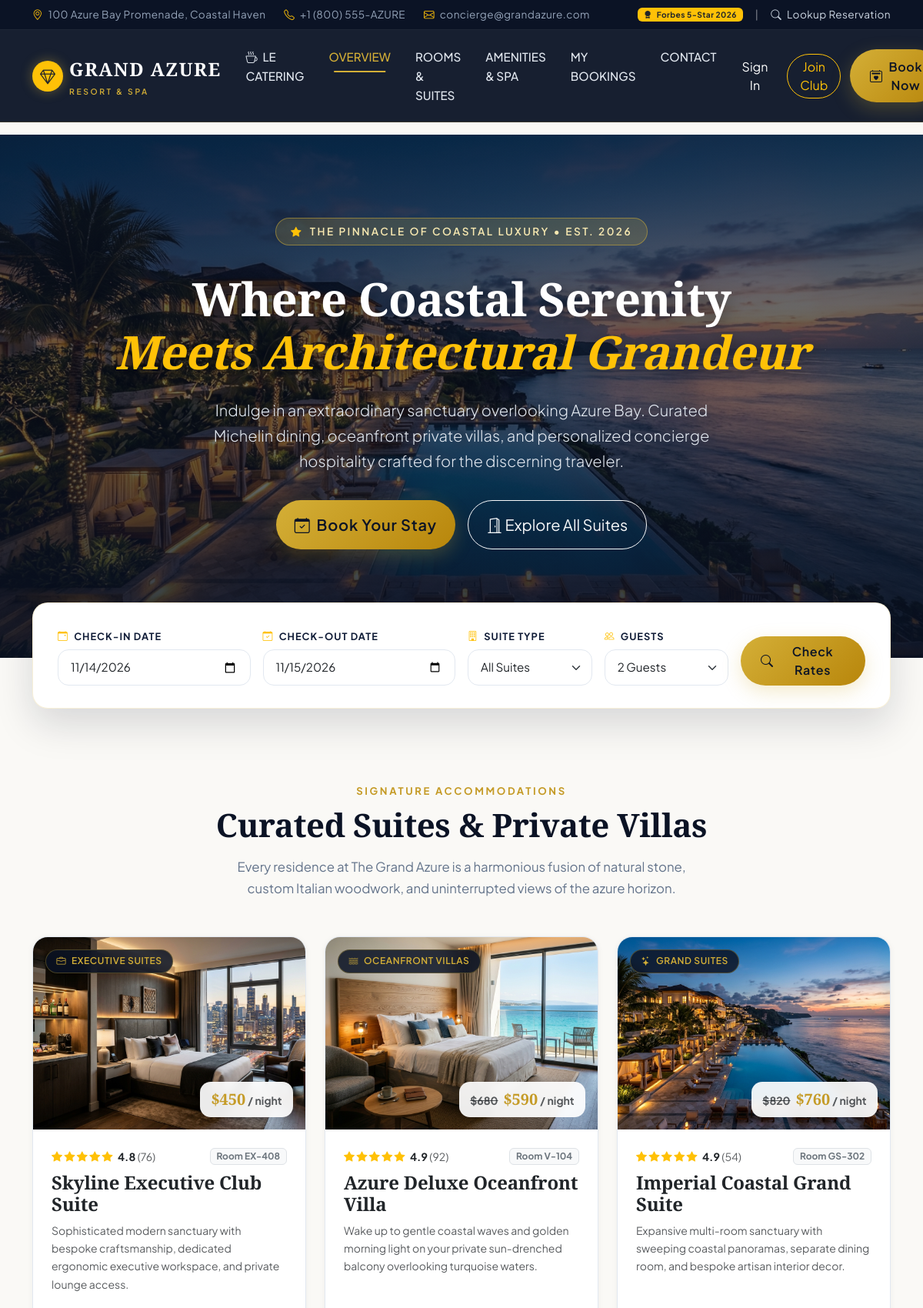
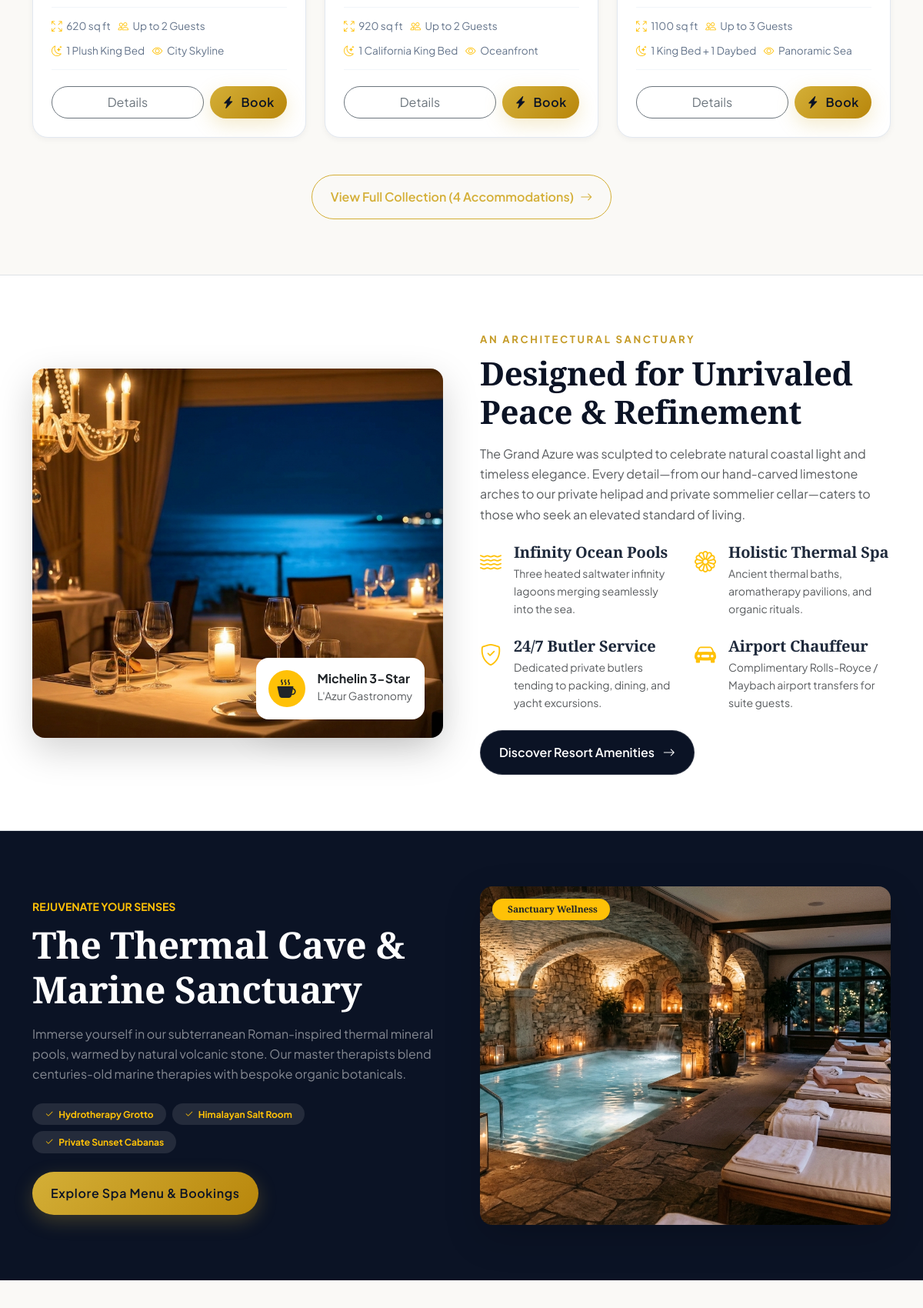
/resort/ (upper part), run on the app's committed database (2 pictures, top to bottom).
### hotel_app/models.py (models this page shows, shortened)
class Room(models.Model):
    VIEW_CHOICES = [
        ('Oceanfront', 'Direct Oceanfront'),
        ('Panoramic Sea', 'Panoramic Sea View'),
        ('City Skyline', 'Metropolitan City Skyline'),
        ('Tropical Garden', 'Lush Tropical Garden'),
    ]
    title = models.CharField(max_length=200)
    slug = models.SlugField(unique=True)
    category = models.ForeignKey(Category, on_delete=models.CASCADE, related_name='rooms')
    room_number = models.CharField(max_length=20, unique=True)
    price_per_night = models.DecimalField(max_digits=10, decimal_places=2)
    discount_price = models.DecimalField(max_digits=10, decimal_places=2, null=True, blank=True)
    capacity = models.PositiveIntegerField(default=2)
    beds = models.CharField(max_length=100, default='1 California King Bed')
    size_sqft = models.PositiveIntegerField(default=650)
    view_type = models.CharField(max_length=50, choices=VIEW_CHOICES, default='Oceanfront')
    image_name = models.CharField(
        max_length=255,
        default='hotel_app/images/room_deluxe.jpg',
        help_text="Relative static image path"
    )
    short_description = models.CharField(max_length=300)
    description = models.TextField()
    amenities = models.TextField(
        help_text="Comma-separated amenities (e.g. Infinity Balcony, Butler Service, Marble Bathroom, Free High-Speed WiFi, Nespresso Machine, 65' OLED TV, Luxury Bathrobes)"
    )
    is_featured = models.BooleanField(default=False)
    is_available = models.BooleanField(default=True)
    rating = models.DecimalField(max_digits=3, decimal_places=1, default=4.9)
    reviews_count = models.PositiveIntegerField(default=48)
    created_at = models.DateTimeField(auto_now_add=True)
    class Meta:
        ordering = ['price_per_night']

class Category(models.Model):
    name = models.CharField(max_length=100)
    slug = models.SlugField(unique=True)
    icon = models.CharField(max_length=50, default='bi-door-closed', help_text="Bootstrap icon class")
    description = models.TextField(blank=True)
    class Meta:
        verbose_name_plural = "Categories"
        ordering = ['name']

### hotel_app/views.py (the view)
# urls.py: path('resort/', views.home_view, name='home'),
def home_view(request):
    featured_rooms = Room.objects.filter(is_available=True, is_featured=True)[:3]
    all_rooms = Room.objects.filter(is_available=True)
    categories = Category.objects.all()
    reviews = Review.objects.all()[:4]
    check_in = request.GET.get('check_in', '')
    check_out = request.GET.get('check_out', '')
    category_slug = request.GET.get('category', '')
    guests = request.GET.get('guests', '')
    if check_in or category_slug or guests:
        query_params = request.GET.urlencode()
        return redirect(f"/rooms/?{query_params}")
    context = {
        'featured_rooms': featured_rooms,
        'all_rooms': all_rooms,
        'categories': categories,
        'reviews': reviews,
        'today': date.today().isoformat(),
    }
    return render(request, 'hotel_app/home.html', context)

### hotel_app/templates/hotel_app/home.html (shortened to what this page needs)
{% extends 'hotel_app/base.html' %}
{% load static %}
{% block extra_css %}
<link rel="stylesheet" href="{% static 'hotel_app/css/home.css' %}">
{% endblock %}
{% block content %}
<section class="hero-section" style="background-image: url('{% static 'hotel_app/images/hero_resort.jpg' %}');">
  <div class="hero-overlay"></div>
  <div class="container hero-content text-center">
    <div class="animate-fade-in">
      <span class="hero-tag mb-3">
        <i class="bi bi-star-fill text-warning me-1"></i> The Pinnacle of Coastal Luxury &bull; Est. 2026
      </span>
      <h1 class="hero-title text-white">
        Where Coastal Serenity<br>
        <span class="text-warning fst-italic">Meets Architectural Grandeur</span>
      </h1>
      <p class="hero-subtitle">
        Indulge in an extraordinary sanctuary overlooking Azure Bay. Curated Michelin dining, oceanfront private villas, and personalized concierge hospitality crafted for the discerning traveler.
      </p>
      <div class="d-flex flex-wrap justify-content-center gap-3">
        <a href="#quick-booking" class="btn btn-gold btn-lg px-4 py-3">
          <i class="bi bi-calendar-check"></i> Book Your Stay
        </a>
        <a href="{% url 'rooms' %}" class="btn btn-outline-light btn-lg px-4 py-3 rounded-pill">
          <i class="bi bi-door-open"></i> Explore All Suites
        </a>
      </div>
    </div>
  </div>
</section>
<div class="container" id="quick-booking">
  <div class="booking-search-card">
    <form method="GET" action="{% url 'rooms' %}" class="row g-3 align-items-end">
      <div class="col-lg-3 col-md-6">
        <label for="search_check_in" class="form-label">
          <i class="bi bi-calendar-event text-warning me-1"></i> Check-In Date
        </label>
        <input type="date" class="form-control" id="search_check_in" name="check_in" value="{{ today }}">
      </div>
      <div class="col-lg-3 col-md-6">
        <label for="search_check_out" class="form-label">
          <i class="bi bi-calendar-check text-warning me-1"></i> Check-Out Date
        </label>
        <input type="date" class="form-control" id="search_check_out" name="check_out">
      </div>
      <div class="col-lg-2 col-md-4">
        <label for="search_category" class="form-label">
          <i class="bi bi-building text-warning me-1"></i> Suite Type
        </label>
        <select class="form-select" id="search_category" name="category">
          <option value="all">All Suites</option>
        </select>
      </div>
      <div class="col-lg-2 col-md-4">
        <label for="search_guests" class="form-label">
          <i class="bi bi-people text-warning me-1"></i> Guests
        </label>
        <select class="form-select" id="search_guests" name="capacity">
          <option value="2" selected>2 Guests</option>
        </select>
      </div>
      <div class="col-lg-2 col-md-4">
        <button type="submit" class="btn btn-gold w-100 py-2 justify-content-center">
          <i class="bi bi-search"></i> Check Rates
        </button>
      </div>
    </form>
  </div>
</div>
<section class="py-5 mt-4">
  <div class="container py-4">
    <div class="text-center mb-5">
      <span class="section-tag">Signature Accommodations</span>
      <h2 class="section-title">Curated Suites &amp; Private Villas</h2>
      <p class="section-subtitle">
        Every residence at The Grand Azure is a harmonious fusion of natural stone, custom Italian woodwork, and uninterrupted views of the azure horizon.
      </p>
    </div>
    <div class="row g-4">
      {% for room in featured_rooms %}
        <div class="col-lg-4 col-md-6">
          <div class="room-card">
            <div class="room-card-img-wrapper">
              <img src="{% static room.image_name %}" alt="{{ room.title }}" class="room-card-img">
              <span class="room-badge">
                <i class="bi {{ room.category.icon }} me-1"></i> {{ room.category.name }}
              </span>
              <div class="room-price-tag">
                {% if room.discount_price %}
                  <span class="text-muted text-decoration-line-through small me-1">${{ room.price_per_night|floatformat:0 }}</span>
                  <span class="room-price-val">${{ room.discount_price|floatformat:0 }}</span>
                {% else %}
                  <span class="room-price-val">${{ room.price_per_night|floatformat:0 }}</span>
                {% endif %}
                <span class="text-muted small">/ night</span>
              </div>
            </div>
            <div class="p-4 d-flex flex-column flex-grow-1">
              <div class="d-flex justify-content-between align-items-center mb-2">
                <div class="text-warning small">
                  <i class="bi bi-star-fill"></i>
                  <i class="bi bi-star-fill"></i>
                  <i class="bi bi-star-fill"></i>
                  <i class="bi bi-star-fill"></i>
                  <i class="bi bi-star-fill"></i>
                  <span class="text-dark fw-bold ms-1">{{ room.rating }}</span>
                  <span class="text-muted">({{ room.reviews_count }})</span>
                </div>
                <span class="badge bg-light text-secondary border">Room {{ room.room_number }}</span>
              </div>
              <h3 class="font-serif fs-4 fw-bold mb-2">
                <a href="{% url 'room_detail' room.slug %}" class="text-dark text-decoration-none hover-gold">{{ room.title }}</a>
              </h3>
              <p class="text-muted small mb-3 flex-grow-1">
                {{ room.short_description|truncatewords:20 }}
              </p>
              <div class="room-specs">
                <span><i class="bi bi-arrows-fullscreen text-warning"></i> {{ room.size_sqft }} sq ft</span>
                <span><i class="bi bi-people text-warning"></i> Up to {{ room.capacity }} Guests</span>
                <span><i class="bi bi-moon-stars text-warning"></i> {{ room.beds }}</span>
                <span><i class="bi bi-eye text-warning"></i> {{ room.view_type }}</span>
              </div>
              <div class="d-flex gap-2 pt-2">
                <a href="{% url 'room_detail' room.slug %}" class="btn btn-outline-secondary rounded-pill flex-grow-1 py-2 text-center text-decoration-none">
                  Details
                </a>
                <button type="button"
                        class="btn btn-gold rounded-pill px-3 py-2"
                        data-bs-toggle="modal"
                        data-bs-target="#quickBookModal"
                        data-room-id="{{ room.id }}"
                        data-room-title="{{ room.title }}"
                        data-room-price="{% if room.discount_price %}{{ room.discount_price|floatformat:0 }}{% else %}{{ room.price_per_night|floatformat:0 }}{% endif %}"
                        data-room-image="{% static room.image_name %}"
                        data-room-slug="{{ room.slug }}">
                  <i class="bi bi-lightning-charge-fill"></i> Book
                </button>
              </div>
            </div>
          </div>
        </div>
      {% endfor %}
    </div>
    <div class="text-center mt-5">
      <a href="{% url 'rooms' %}" class="btn btn-outline-gold px-4 py-3">
        <span>View Full Collection ({{ all_rooms.count }} Accommodations)</span>
        <i class="bi bi-arrow-right"></i>
      </a>
    </div>
  </div>
</section>
<section class="py-5 bg-white border-top border-bottom">
  <div class="container py-4">
    <div class="row align-items-center g-5">
      <div class="col-lg-6">
        <div class="position-relative">
          <img src="{% static 'hotel_app/images/hotel_dining.jpg' %}" alt="Fine Dining" class="img-fluid rounded-4 shadow-lg w-100" style="height: 480px; object-fit: cover;">
          <div class="card position-absolute bottom-0 end-0 m-3 m-md-4 p-3 bg-white border-0 shadow-lg rounded-4" style="max-width: 260px;">
            <div class="d-flex align-items-center gap-3">
              <div class="bg-warning text-dark rounded-circle d-flex align-items-center justify-content-center" style="width: 48px; height: 48px;">
                <i class="bi bi-cup-hot-fill fs-4"></i>
              </div>
              <div>
                <h6 class="fw-bold mb-0">Michelin 3-Star</h6>
                <small class="text-muted">L'Azur Gastronomy</small>
              </div>
            </div>
          </div>
        </div>
      </div>
      <div class="col-lg-6">
        <span class="section-tag">An Architectural Sanctuary</span>
        <h2 class="section-title">Designed for Unrivaled Peace &amp; Refinement</h2>
        <p class="text-muted mb-4 leading-relaxed">
          The Grand Azure was sculpted to celebrate natural coastal light and timeless elegance. Every detail—from our hand-carved limestone arches to our private helipad and private sommelier cellar—caters to those who seek an elevated standard of living.
        </p>
        <div class="row g-4 mb-4">
          <div class="col-sm-6">
            <div class="d-flex gap-3">
              <div class="text-warning fs-3"><i class="bi bi-water"></i></div>
              <div>
                <h5 class="fw-bold font-serif mb-1">Infinity Ocean Pools</h5>
                <p class="text-muted small mb-0">Three heated saltwater infinity lagoons merging seamlessly into the sea.</p>
              </div>
            </div>
          </div>
          <div class="col-sm-6">
            <div class="d-flex gap-3">
              <div class="text-warning fs-3"><i class="bi bi-flower1"></i></div>
              <div>
                <h5 class="fw-bold font-serif mb-1">Holistic Thermal Spa</h5>
                <p class="text-muted small mb-0">Ancient thermal baths, aromatherapy pavilions, and organic rituals.</p>
              </div>
            </div>
          </div>
          <div class="col-sm-6">
            <div class="d-flex gap-3">
              <div class="text-warning fs-3"><i class="bi bi-shield-check"></i></div>
              <div>
                <h5 class="fw-bold font-serif mb-1">24/7 Butler Service</h5>
                <p class="text-muted small mb-0">Dedicated private butlers tending to packing, dining, and yacht excursions.</p>
              </div>
            </div>
          </div>
          <div class="col-sm-6">
            <div class="d-flex gap-3">
              <div class="text-warning fs-3"><i class="bi bi-car-front-fill"></i></div>
              <div>
                <h5 class="fw-bold font-serif mb-1">Airport Chauffeur</h5>
                <p class="text-muted small mb-0">Complimentary Rolls-Royce / Maybach airport transfers for suite guests.</p>
              </div>
            </div>
          </div>
        </div>
        <a href="{% url 'amenities' %}" class="btn btn-navy px-4 py-3">
          <span>Discover Resort Amenities</span>
          <i class="bi bi-arrow-right ms-2"></i>
        </a>
      </div>
    </div>
  </div>
</section>
<section class="py-5 bg-navy-dark text-white">
  <div class="container py-4">
    <div class="row align-items-center g-5">
      <div class="col-lg-6 order-lg-2">
        <div class="position-relative">
          <img src="{% static 'hotel_app/images/resort_spa.jpg' %}" alt="Spa Sanctuary" class="img-fluid rounded-4 shadow-lg w-100" style="height: 440px; object-fit: cover;">
          <div class="position-absolute top-0 start-0 m-3 badge bg-warning text-dark px-3 py-2 rounded-pill font-serif fw-bold">
             Sanctuary Wellness
          </div>
        </div>
      </div>
      <div class="col-lg-6 order-lg-1">
        <span class="text-warning text-uppercase fw-bold small letter-spacing-wide">Rejuvenate Your Senses</span>
        <h2 class="font-serif text-white display-5 fw-bold mb-3 mt-2">The Thermal Cave &amp; Marine Sanctuary</h2>
        <p class="text-white-50 mb-4 leading-relaxed">
          Immerse yourself in our subterranean Roman-inspired thermal mineral pools, warmed by natural volcanic stone. Our master therapists blend centuries-old marine therapies with bespoke organic botanicals.
        </p>
        <div class="d-flex flex-wrap gap-2 mb-4">
          <span class="badge bg-white bg-opacity-10 text-warning px-3 py-2 rounded-pill"><i class="bi bi-check2 me-1"></i> Hydrotherapy Grotto</span>
          <span class="badge bg-white bg-opacity-10 text-warning px-3 py-2 rounded-pill"><i class="bi bi-check2 me-1"></i> Himalayan Salt Room</span>
          <span class="badge bg-white bg-opacity-10 text-warning px-3 py-2 rounded-pill"><i class="bi bi-check2 me-1"></i> Private Sunset Cabanas</span>
        </div>
        <a href="{% url 'amenities' %}" class="btn btn-gold px-4 py-3">
          Explore Spa Menu &amp; Bookings
        </a>
      </div>
    </div>
  </div>
</section>
<section class="py-5">
</section>
{% endblock %}

### data on the page
Room: image_name (picture), category.name "EXECUTIVE SUITES", price_per_night "450", rating "4.8", reviews_count "76", room_number "EX-408", title "Skyline Executive Club Suite", short_description "Sophisticated modern sanctuary with bespoke craftsmanship, dedicated ergonomic executive workspace, and private lounge access.", size_sqft "620", capacity "2", beds "1 Plush King Bed", view_type "City Skyline"
Room: image_name (picture), category.name "OCEANFRONT VILLAS", price_per_night "680", discount_price "590", rating "4.9", reviews_count "92", room_number "V-104", title "Azure Deluxe Oceanfront Villa", short_description "Wake up to gentle coastal waves and golden morning light on your private sun-drenched balcony overlooking turquoise waters.", size_sqft "920", capacity "2", beds "1 California King Bed", view_type "Oceanfront"
Room: image_name (picture), category.name "GRAND SUITES", price_per_night "820", discount_price "760", rating "4.9", reviews_count "54", room_number "GS-302", title "Imperial Coastal Grand Suite", short_description "Expansive multi-room sanctuary with sweeping coastal panoramas, separate dining room, and bespoke artisan interior decor.", size_sqft "1100", capacity "3", beds "1 King Bed + 1 Daybed", view_type "Panoramic Sea"

### other printed values
{{ all_rooms.count }} "4"
